Frame 1 (no input): blank canvas, image omitted
Frame 60 (the mouse pressed at the canvas centre just before this capture): blank canvas, image omitted
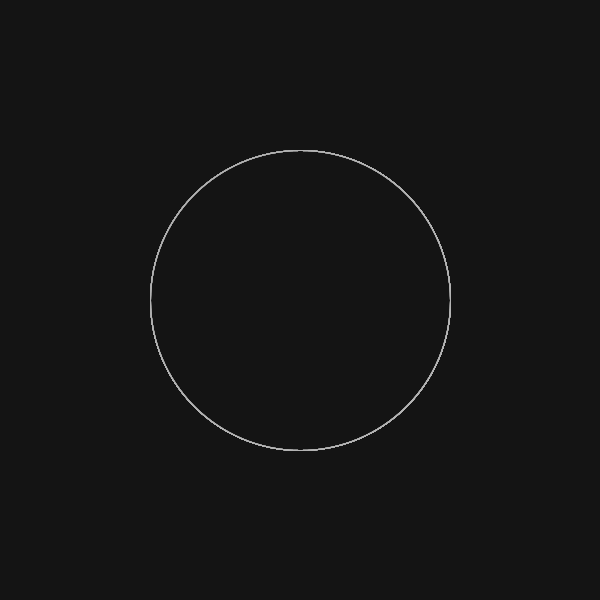
Frame 120 (the mouse held since frame 60 and released just before this capture)

The Processing sketch whose frames 1 and 60 were blank and that drew this single picture after the mouse press (run headless with seeded random() and noise(); from frame 60 on, the mouse is pressed at the canvas centre):

// Processing sketch: processing_115552
// ── processing_115552.pde

void setup() {
  size(600, 600);
  background(20);
}

void draw(){
  ellipse(width/2, height/2, pmouseX, pmouseY);
  color(140);
  fill(20,20,20,20);
  stroke(180,180,180);
}
